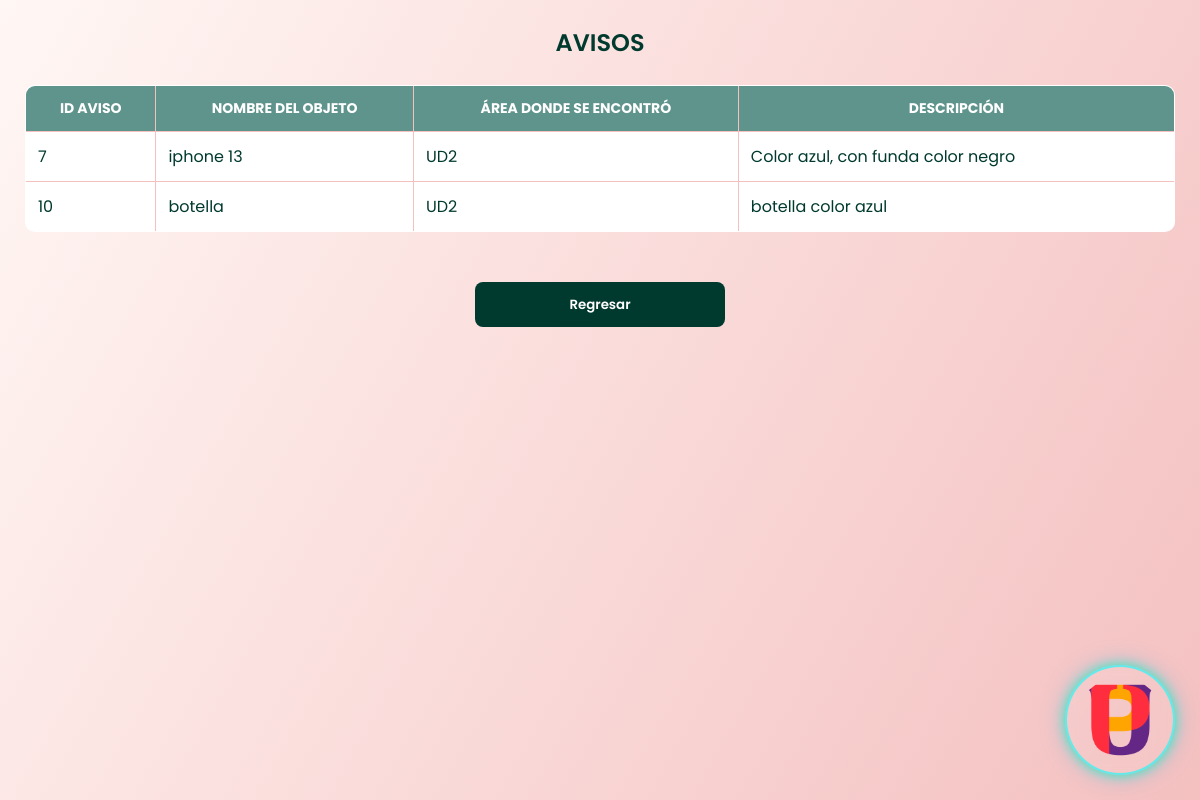
Screenshot of /index.php?action=avisos (signed in) with the database file from the repository.
### tables this page shows
CREATE TABLE `aviso` (
  `ID_Aviso` int(11) NOT NULL AUTO_INCREMENT,
  `ID_Objeto` int(11) DEFAULT NULL,
  `ID_Area` int(11) DEFAULT NULL,
  `descripcion` text NOT NULL,
  PRIMARY KEY (`ID_Aviso`),
  KEY `ID_Objeto` (`ID_Objeto`),
  KEY `ID_Area` (`ID_Area`),
  CONSTRAINT `fk_aviso_area` FOREIGN KEY (`ID_Area`) REFERENCES `area` (`ID_Area`) ON DELETE SET NULL ON UPDATE CASCADE,
  CONSTRAINT `fk_aviso_objeto` FOREIGN KEY (`ID_Objeto`) REFERENCES `objeto` (`ID_Objeto`) ON DELETE SET NULL ON UPDATE CASCADE
);

CREATE TABLE `objeto` (
  `ID_Objeto` int(11) NOT NULL AUTO_INCREMENT,
  `nombre` varchar(100) NOT NULL,
  `categoria` varchar(250) DEFAULT NULL,
  `ID_Area` int(11) DEFAULT NULL,
  `recuperado` varchar(250) DEFAULT 'no',
  `caracteristicas` text DEFAULT NULL,
  `marca` varchar(250) DEFAULT 'sin marca',
  `genero` varchar(100) NOT NULL DEFAULT 'indefinido',
  PRIMARY KEY (`ID_Objeto`),
  KEY `ID_Area` (`ID_Area`),
  CONSTRAINT `fk_objeto_area` FOREIGN KEY (`ID_Area`) REFERENCES `area` (`ID_Area`) ON DELETE SET NULL ON UPDATE CASCADE
);

CREATE TABLE `area` (
  `ID_Area` int(11) NOT NULL AUTO_INCREMENT,
  `nombre` varchar(100) NOT NULL,
  `salon` int(11) DEFAULT NULL,
  `laboratorio` int(11) DEFAULT NULL,
  `piso` int(11) DEFAULT NULL,
  PRIMARY KEY (`ID_Area`)
);

### app/controllers/AvisoController.php (called while the page is built, shortened)
<?php
include_once "config/db_connection.php";
include_once "app/models/AvisoModel.php";
class AvisoController
{
    private $model;
    public function __construct($connection)
    {
        $this->model = new AvisoModel($connection);
    }
    public function consultarAvisoAlumno()
    {
        $avisos = $this->model->consultarAviso();
        include "app/views/consult_avisoAlumno.php";
    }
}

### app/models/AvisoModel.php (called while the page is built, shortened)
<?php
class AvisoModel {
    private $connection;
    public function __construct($connection){
        $this->connection = $connection;
    }
    public function consultarAviso(){
        $sql = "SELECT
                    a.ID_Aviso,
                    a.descripcion,
                    o.nombre AS nombre_objeto,
                    ar.nombre AS nombre_area
                FROM aviso a
                INNER JOIN objeto o ON a.ID_Objeto = o.ID_Objeto
                INNER JOIN area ar ON a.ID_Area = ar.ID_Area";
        return $this->connection->query($sql);
    }
}
?>

### app/views/consult_avisoAlumno.php (the view, shortened to what this page needs)
<!DOCTYPE html>
<html lang="es">
<head>
    <link rel="stylesheet" href="public/css/consult.css?v=<?php echo time(); ?>">
</head>
<body>
    <img src="public/img/logo.png" class="logo-elegante">
    <h2 class="mb-4">AVISOS</h2>
    <table border="1">
        <thead>
            <tr>
                <th>ID AVISO</th>
                <th>NOMBRE DEL OBJETO</th>
                <th>ÁREA DONDE SE ENCONTRÓ</th>
                <th>DESCRIPCIÓN</th>
            </tr>
        </thead>
        <tbody>
            <?php while ($row = $avisos->fetch_assoc()): ?>
                <tr>
                    <td><?php echo htmlspecialchars($row['ID_Aviso']); ?></td>
                    <td><?php echo htmlspecialchars($row['nombre_objeto']); ?></td>
                    <td><?php echo htmlspecialchars($row['nombre_area']); ?></td>
                    <td><?php echo htmlspecialchars($row['descripcion']); ?></td>
                </tr>
            <?php endwhile; ?>
        </tbody>
    </table>
    <br><br>
    <a href="index.php?action=dashboard_alumno">
        <button>Regresar</button>
    </a>
</body>
</html>

### public/CSS/consult.css (style rules this page uses)
* { margin: 0; padding: 0; box-sizing: border-box; font-family: "Poppins", sans-serif; }
body { min-height: 100vh; background: linear-gradient(120deg, #FFF7F4, #F4C0C0, #5E948C, #003A2E); background-size: 300% 300%; animation: bgFuturistic 18s ease-in-out infinite; color: #003A2E; padding: 25px; position: relative; overflow-x: hidden; }
h1, h2, h3 { text-align: center; margin-bottom: 25px; color: #003A2E; font-weight: 600; }
button, input[type="submit"], a.button { background: #003A2E; color: white; padding: 12px 22px; border-radius: 8px; border: none; cursor: pointer; text-decoration: none; font-weight: 600; width: 250px; height: 45px; display: flex; justify-content: center; align-items: center; margin: 0 auto; transition: 0.25s; }
table { width: 100%; background: white; border-collapse: collapse; margin-top: 25px; border: 1px solid #F4C0C0; border-radius: 10px; overflow: hidden; }
thead { background: #5E948C; }
th { padding: 12px; color: white; font-size: 14px; text-transform: uppercase; }
td { padding: 12px; color: #003A2E; border-bottom: 1px solid #F4C0C0; }
a { text-decoration: none; color: #003A2E; font-weight: 600; }
.logo-elegante { width: 110px; position: fixed; bottom: 25px; right: 25px; z-index: 999; padding: 10px; border-radius: 50%; background: rgba(255, 255, 255, 0.07); backdrop-filter: blur(6px); box-shadow: 0 0 12px rgba(0, 255, 180, 0.7), 0 0 25px rgba(0, 180, 255, 0.4); border: 2px solid rgba(0, 255, 255, 0.6); animation: neonPulse 4s ease-in-out infinite; transition: 0.3s ease-in-out; }

### rows the page displays
aviso: ID_Aviso "7", ID_Objeto.nombre "iphone 13", ID_Area.nombre "UD2", descripcion "Color azul, con funda color negro"
aviso: ID_Aviso "10", ID_Objeto.nombre "botella", ID_Area.nombre "UD2", descripcion "botella color azul"
